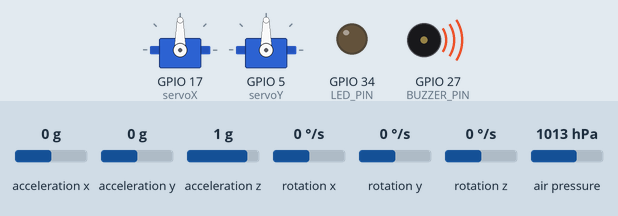
Recording of a sketch running on a simulated ESP32. On the bench: 2 × servo, output pins drawn as LEDs (lit = HIGH), buzzer (waves = sounding). The test bench sets the inputs (shaded band); at power-on: acceleration x 0 g, acceleration y 0 g, acceleration z 1 g, rotation x 0 °/s, rotation y 0 °/s, rotation z 0 °/s, air pressure 1013 hPa. Storage starts empty.

Above: at 0.1 s.
At 0.5 s:
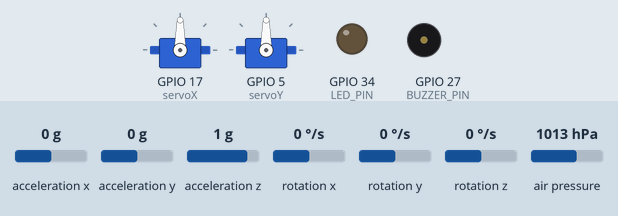
Timing chart, 0 to 2.0 s (numbered marks = the images above):
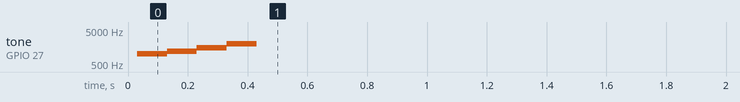

The sketch:

kalmanwstarup7.5.1Beta.ino
```cpp
#include <Wire.h>
#include <MPU6050.h>
#include <ESP32Servo.h>
#include <SPI.h>
#include <SD.h>
#include <Adafruit_Sensor.h>
#include <Adafruit_BMP085_U.h>
#include <esp_now.h>
#include <WiFi.h>

// Pin Definitionen
#define BUZZER_PIN 27
#define CS_PIN 15
#define MOSI_PIN 23
#define CLK_PIN 18
#define MISO_PIN 19
#define LED_PIN 34  // LED auf Pin D18

// MAC-Adresse des Empfängers
uint8_t receiverMac[] = {0xD0, 0xEF, 0x76, 0xEF, 0xCC, 0x64};

// Globale Variablen
int counter = 0; // Sendecounter
MPU6050 mpu;
Servo servoX; // Servo für X-Achse (Pin 17)
Servo servoY; // Servo für Y-Achse (Pin 5)

// BMP180 Initialisierung
Adafruit_BMP085_Unified bmp = Adafruit_BMP085_Unified();

// Kalman-Filter Variablen
float Q_angle = 0.001;
float Q_bias = 0.003;
float R_measure = 0.03;

float angleX = 0, biasX = 0, rateX = 0;
float angleY = 0, biasY = 0, rateY = 0;

float P[2][2] = {{0, 0}, {0, 0}}; // Fehler-Kovarianzmatrix für X
float P_Y[2][2] = {{0, 0}, {0, 0}}; // Fehler-Kovarianzmatrix für Y

// Zeitvariablen
unsigned long lastTime;
unsigned long startTime;
unsigned long previousMillis = 0;
const long interval = 25; // 25 ms -> 40 mal pro Sekunde

// SD-Karte
File logFile;

// Raketenstatus
bool rocketLaunched = false;
unsigned long launchTime;

// Servo-Positionen
int servoXPos = 90; // Standardposition
int servoYPos = 90;

// Setup-Funktion
void setup() {
  // Initialisierung von ESP-NOW
  setupESPNow();

  // Serielle Kommunikation und I2C starten
  Serial.begin(115200);
  Wire.begin();

  // Initialisierung der Sensoren und SD-Karte
  initSensors();
  initSDCard();

  // Servos und Buzzer einrichten
  initServos();
  initBuzzer();

  // Startzeit für Logging setzen
  startTime = millis();
  lastTime = micros();
}

// Hauptprogrammloop
void loop() {
  sendSensorData();  // Senden von Sensor- und Höhenwerten per ESP-NOW
  handleServosAndLogging(); // Verarbeiten der Servopositionen und Logging
}

// --- ESP-NOW Setup ---
void setupESPNow() {
  WiFi.mode(WIFI_STA); // WiFi in den STA-Modus schalten
  if (esp_now_init() != ESP_OK) {
    Serial.println("ESP-NOW Initialisierung fehlgeschlagen");
    return;
  }

  // Empfänger als Peer hinzufügen
  esp_now_peer_info_t peerInfo;
  memcpy(peerInfo.peer_addr, receiverMac, 6);
  peerInfo.channel = 0;
  peerInfo.encrypt = false;
  if (esp_now_add_peer(&peerInfo) != ESP_OK) {
    Serial.println("Empfänger konnte nicht hinzugefügt werden");
    return;
  }

  // Startnachricht senden
  char message[32];
  sprintf(message, "Rakete Startbereit");
  esp_now_send(receiverMac, (uint8_t *)message, strlen(message));
}

// --- Sensoren und SD-Karte Initialisierung ---
void initSensors() {
  // MPU6050 Initialisierung
  mpu.initialize();
  if (!mpu.testConnection()) {
    Serial.println("MPU6050 nicht gefunden!");
    while (1);
  }

  // BMP180 Initialisierung
  if (!bmp.begin()) {
    Serial.println("BMP180 nicht gefunden!");
    while (1);
  }
}

void initSDCard() {
  // SPI und SD-Karte initialisieren
  SPI.begin(CLK_PIN, MISO_PIN, MOSI_PIN, CS_PIN);
  if (!SD.begin(CS_PIN)) {
    Serial.println("SD-Karte konnte nicht initialisiert werden!");
    return;
  }

  logFile = SD.open("/sensor_data.txt", FILE_WRITE);
  if (!logFile) {
    Serial.println("Konnte sensor_data.txt nicht öffnen!");
    return;
  }

  logFile.println("Zeit, WinkelX, WinkelY, ServoX, ServoY, Luftdruck");
  logFile.close();
}

// --- Servos und Buzzer Initialisierung ---
void initServos() {
  servoX.attach(17);
  servoY.attach(5);
  servoX.write(servoXPos);
  servoY.write(servoYPos);
}

void initBuzzer() {
  pinMode(BUZZER_PIN, OUTPUT);
  pinMode(LED_PIN, OUTPUT);
  digitalWrite(LED_PIN, LOW);
  playMelody(); // Ton abspielen und Servos bewegen
}

// --- Sensor- und Servodaten senden ---
void sendSensorData() {
  char message[64];
  float altitude = calculateAltitude(); // Berechnung der Höhe basierend auf BMP180
  sprintf(message, "Hallo %d, Höhe: %.2f m", counter, altitude);
  esp_now_send(receiverMac, (uint8_t *)message, strlen(message));
  counter++;
  delay(100); // 10 Nachrichten pro Sekunde
}

float calculateAltitude() {
  float seaLevelPressure = 1013.25;
  float pressure;
  bmp.getPressure(&pressure);
  return 44330.0 * (1.0 - pow(pressure / (seaLevelPressure * 100.0), 0.1903));
}

// --- Servos und Logging verarbeiten ---
void handleServosAndLogging() {
  unsigned long currentMillis = millis();
  if (currentMillis - previousMillis >= interval) {
    previousMillis = currentMillis;

    int16_t rawAccelX, rawAccelY, rawAccelZ;
    int16_t rawGyroX, rawGyroY, rawGyroZ;

    // Sensordaten lesen
    mpu.getAcceleration(&rawAccelX, &rawAccelY, &rawAccelZ);
    mpu.getRotation(&rawGyroX, &rawGyroY, &rawGyroZ);

    // Umwandeln der rohen Sensordaten in "echte" Werte
    float accelX = rawAccelX / 16384.0;
    float accelY = rawAccelY / 16384.0;
    float accelZ = rawAccelZ / 16384.0;

    float gyroX = rawGyroX / 131.0;
    float gyroY = rawGyroY / 131.0;

    // Kalman-Filter anwenden
    unsigned long dt = micros() - lastTime;
    lastTime = micros();
    applyKalmanFilter(accelX, gyroX, accelY, gyroY, dt);

    // Start erkennen und LED aktivieren
    detectLaunch(accelZ);

    // Servos bewegen und Daten loggen
    if (rocketLaunched && (millis() - launchTime > 500)) {
      updateServos();
      logData();
    }
  }
}

// --- Kalman-Filter anwenden ---
void applyKalmanFilter(float accelX, float gyroX, float accelY, float gyroY, unsigned long dt) {
  float accelAngleX = atan2(accelY, 1.0) * 180 / PI;
  float accelAngleY = atan2(-accelX, 1.0) * 180 / PI;

  angleX = kalmanFilter(accelAngleX, gyroX, &biasX, &P[0][0], dt / 1000000.0);
  angleY = kalmanFilter(accelAngleY, gyroY, &biasY, &P_Y[0][0], dt / 1000000.0);
}

float kalmanFilter(float newAngle, float newRate, float *bias, float *P, float dt) {
  float rate = newRate - *bias;
  float angle = newAngle + dt * rate;

  P[0] += dt * (dt * P[1] - P[0] - P[1] + Q_angle);
  P[1] += -dt * P[1];
  P[1] += dt * Q_bias;

  float S = P[0] + R_measure;
  float K[2];
  K[0] = P[0] / S;
  K[1] = P[1] / S;

  float y = newAngle - angle;
  angle += K[0] * y;
  *bias += K[1] * y;

  float P00_temp = P[0];
  P[0] -= K[0] * P00_temp;
  P[0] -= K[1] * P[0];
  P[1] -= K[1] * P[1];

  return angle;
}

// --- Start erkennen ---
void detectLaunch(float accelZ) {
  if (accelZ > 1.5 && !rocketLaunched) {
    rocketLaunched = true;
    launchTime = millis();
    digitalWrite(LED_PIN, HIGH);
  }
}

// --- Servopositionen aktualisieren ---
void updateServos() {
  // Aktualisierung der Servos basierend auf Kalman-Filter-Werten
  servoXPos = constrain(map(angleX, -30, 30, 0, 180), 0, 180);
  servoYPos = constrain(map(angleY, -30, 30, 0, 180), 0, 180);

  servoX.write(servoXPos);
  servoY.write(servoYPos);
}

// --- Daten auf SD-Karte loggen ---
void logData() {
  logFile = SD.open("/sensor_data.txt", FILE_WRITE);
  if (logFile) {
    logFile.print(millis() - startTime);
    logFile.print(",");
    logFile.print(angleX);
    logFile.print(",");
    logFile.print(angleY);
    logFile.print(",");
    logFile.print(servoXPos);
    logFile.print(",");
    logFile.print(servoYPos);
    logFile.print(",");
    logFile.println(calculateAltitude());
    logFile.close();
  }
}

// --- Ton beim Start abspielen ---
void playMelody() {
  tone(BUZZER_PIN, 1000, 100);
  delay(100);
  tone(BUZZER_PIN, 1200, 100);
  delay(100);
  tone(BUZZER_PIN, 1500, 100);
  delay(100);
  tone(BUZZER_PIN, 2000, 100);
  delay(100);
  noTone(BUZZER_PIN);
}
```
